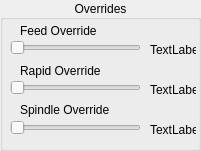
   <widget class="QGroupBox" name="groupBox_4">
    <property name="geometry">
     <rect>
      <x>465</x>
      <y>230</y>
      <width>201</width>
      <height>151</height>
     </rect>
    </property>
    <property name="title">
     <string>Overrides</string>
    </property>
    <property name="alignment">
     <set>Qt::AlignmentFlag::AlignCenter</set>
    </property>
    <widget class="QLabel" name="feed_override_lb">
     <property name="geometry">
      <rect>
       <x>150</x>
       <y>40</y>
       <width>46</width>
       <height>20</height>
      </rect>
     </property>
     <property name="text">
      <string>TextLabel</string>
     </property>
    </widget>
    <widget class="QLabel" name="label_24">
     <property name="geometry">
      <rect>
       <x>20</x>
       <y>60</y>
       <width>131</width>
       <height>21</height>
      </rect>
     </property>
     <property name="text">
      <string>Rapid Override</string>
     </property>
    </widget>
    <widget class="QLabel" name="spindle_override_0_lb">
     <property name="geometry">
      <rect>
       <x>150</x>
       <y>120</y>
       <width>46</width>
       <height>19</height>
      </rect>
     </property>
     <property name="text">
      <string>TextLabel</string>
     </property>
    </widget>
    <widget class="QSlider" name="spindle_override_sl">
     <property name="geometry">
      <rect>
       <x>10</x>
       <y>120</y>
       <width>131</width>
       <height>16</height>
      </rect>
     </property>
     <property name="orientation">
      <enum>Qt::Orientation::Horizontal</enum>
     </property>
    </widget>
    <widget class="QLabel" name="label_30">
     <property name="geometry">
      <rect>
       <x>20</x>
       <y>20</y>
       <width>131</width>
       <height>21</height>
      </rect>
     </property>
     <property name="text">
      <string>Feed Override</string>
     </property>
    </widget>
    <widget class="QSlider" name="feed_override_sl">
     <property name="geometry">
      <rect>
       <x>10</x>
       <y>40</y>
       <width>131</width>
       <height>16</height>
      </rect>
     </property>
     <property name="orientation">
      <enum>Qt::Orientation::Horizontal</enum>
     </property>
     <property name="tickPosition">
      <enum>QSlider::TickPosition::NoTicks</enum>
     </property>
     <property name="tickInterval">
      <number>0</number>
     </property>
    </widget>
    <widget class="QSlider" name="rapid_override_sl">
     <property name="geometry">
      <rect>
       <x>10</x>
       <y>80</y>
       <width>131</width>
       <height>16</height>
      </rect>
     </property>
     <property name="orientation">
      <enum>Qt::Orientation::Horizontal</enum>
     </property>
    </widget>
    <widget class="QLabel" name="label_31">
     <property name="geometry">
      <rect>
       <x>20</x>
       <y>100</y>
       <width>131</width>
       <height>20</height>
      </rect>
     </property>
     <property name="text">
      <string>Spindle Override</string>
     </property>
    </widget>
    <widget class="QPushButton" name="pushButton_6">
     <property name="geometry">
      <rect>
       <x>20</x>
       <y>370</y>
       <width>96</width>
       <height>21</height>
      </rect>
     </property>
     <property name="text">
      <string>G0 X0 Y0 Z0</string>
     </property>
     <property name="function" stdset="0">
      <string>mdi</string>
     </property>
     <property name="command" stdset="0">
      <string>G0 X0 Y0 Z0</string>
     </property>
    </widget>
    <widget class="QPushButton" name="pushButton_7">
     <property name="geometry">
      <rect>
       <x>125</x>
       <y>370</y>
       <width>96</width>
       <height>21</height>
      </rect>
     </property>
     <property name="text">
      <string>G0 X0 Y0</string>
     </property>
     <property name="function" stdset="0">
      <string>mdi</string>
     </property>
     <property name="command" stdset="0">
      <string>G0 X0 Y0</string>
     </property>
    </widget>
    <widget class="QLabel" name="rapid_override_lb">
     <property name="geometry">
      <rect>
       <x>150</x>
       <y>80</y>
       <width>46</width>
       <height>19</height>
      </rect>
     </property>
     <property name="text">
      <string>TextLabel</string>
     </property>
    </widget>
   </widget>
